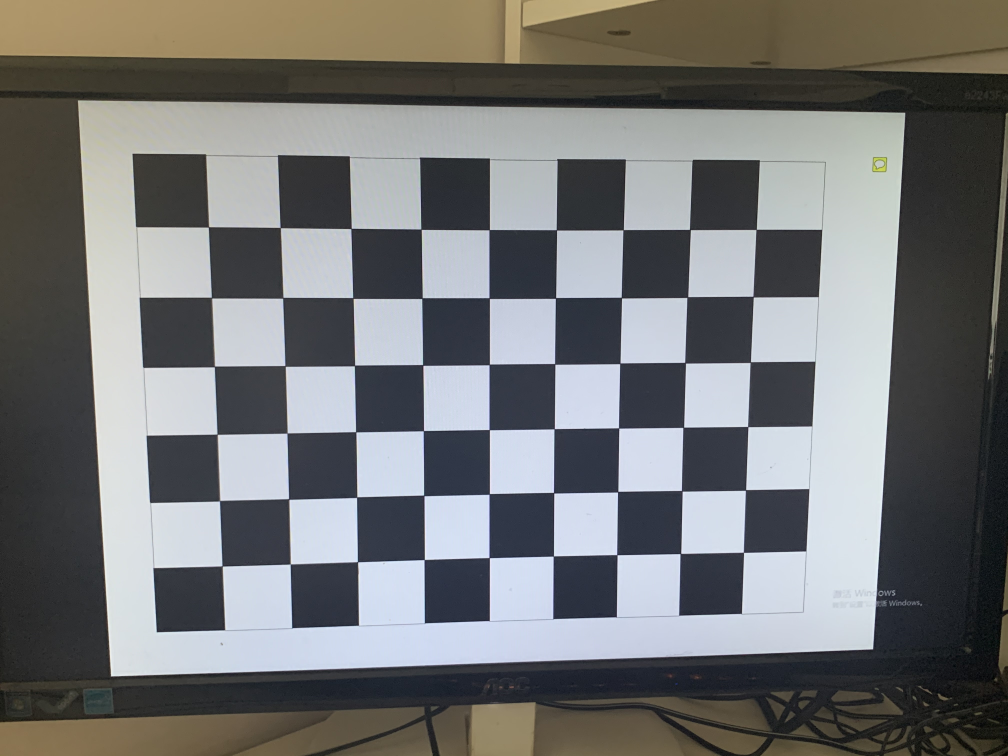
#> input picture picturesForCalibrate/001.JPG, 4032 x 3024 px (shown at 1/4 size); its folder holds only this picture in this run
$ python demo.py
#> lines starting #> are read from the running program, lines starting #| are printed output that depends on the picture
### calibrate/__init__.py
#!/usr/bin/env python
# -*- coding: utf-8 -*-

import cv2
import numpy as np


def detectCorners(image_files, nRow, nCol, sideLength):
    # 角点检测，并返回3D角点坐标、2D角点坐标和size参数

    # 设置寻找亚像素角点的参数，采用的停止准则是最大循环次数30和最大误差容限0.001
    criteria = (cv2.TERM_CRITERIA_EPS + cv2.TERM_CRITERIA_MAX_ITER, 30, 0.001)

    # 获取标定板角点的位置
    objp = np.zeros(((nCol - 1) * (nRow - 1), 3), np.float32)
    # 将世界坐标系建在标定板上
    objp[:, : 2] = (np.mgrid[0:(nCol - 1), 0:(nRow - 1)] * sideLength).T.reshape(-1, 2)

    obj_points = []  # 储存真实世界中的3D角点
    img_points = []  # 储存图像平面中的2D角点

    # 对每个图片执行角点检测，画出角点并保存至chessboard_corners文件夹中
    successfulImages = 0
    for image_file in image_files:
        image = cv2.imread(image_file)  # 读入图片
        image_gray = cv2.cvtColor(image, cv2.COLOR_BGR2GRAY)  # 将RGB图像转为灰度图像
        size = image_gray.shape[::-1]

        ret, corners = cv2.findChessboardCorners(image_gray, (9, 6), None)

        if ret:
            obj_points.append(objp)

            # 执行亚像素级角点检测
            corners_subpix = cv2.cornerSubPix(image_gray, corners, (5, 5), (-1, -1), criteria=criteria)
            img_points.append(corners_subpix)

            cv2.drawChessboardCorners(image, (nCol - 1, nRow - 1), corners, ret)
            successfulImages += 1
            cv2.imwrite(r'result\chessboard_corners\imagesWithCorners' + str(successfulImages).zfill(2) + '.jpg', image)

    return obj_points, img_points, size, successfulImages

### produceResults/__init__.py
#!/usr/bin/env python
# -*- coding: utf-8 -*-

import numpy as np
import cv2
import math
import matplotlib.pyplot as plt


def create3DSquare(cameraMatrix, distCoeffs, rvec, tvec, size=[10, 7], sideLength=32):
    # 根据calibrateCamera获得的相机参数，生成一幅3D棋盘格
    # size参数为棋盘格的尺寸，sideLength参数为棋盘格中小正方形的物理尺寸
    image = np.ones([3024, 4032], np.uint8)
    white = [255, 255, 255]
    black = [0, 0, 0]

    # 由于opencv默认的原点不是真正棋盘格的端点，故真实棋盘格的坐标要从-1开始
    objp = np.zeros(((size[0] + 1) * (size[1] + 1), 3), np.float32)
    objp[:, :2] = (np.mgrid[-1:size[0], -1:size[1]] * sideLength).T.reshape(-1, 2)

    # 棋盘格边界的世界坐标
    platePoints3D = np.array([[-2, -2, 0], [size[0], -2, 0], [size[0], size[1], 0],
                              [-2, size[1], 0]], np.float32) * sideLength

    # 将3D点反投影为2D点
    squarePoints = cv2.projectPoints(objp, rvec, tvec, cameraMatrix, distCoeffs=None)[0]
    platePoints2D = cv2.projectPoints(platePoints3D, rvec, tvec, cameraMatrix, distCoeffs=None)[0]

    platePoints = np.array(platePoints2D, np.int32)  # 棋盘格轮廓的四个顶点
    cv2.fillConvexPoly(image, platePoints, color=white)  # 画棋盘格的轮廓

    # 开始画棋盘格
    flag = -1
    for i in range(size[1]):
        flag = 0 - flag
        for j in range(size[0]):
            if flag > 0:
                color = black
            else:
                color = white

            polyTopLeft = squarePoints[i * (size[0] + 1) + j][0]  # 左上角坐标
            polyTopRight = squarePoints[i * (size[0] + 1) + j + 1][0]  # 右上角坐标
            polyDownRight = squarePoints[(i + 1) * (size[0] + 1) + j + 1][0]  # 右下角坐标
            polyDownLeft = squarePoints[(i + 1) * (size[0] + 1) + j][0]  # 左下角坐标

            points = np.array([polyTopLeft, polyTopRight, polyDownRight, polyDownLeft], np.int32)

            cv2.fillConvexPoly(image, points, color)  # 画实心四边形
            flag = 0 - flag

    image = cv2.cvtColor(image, cv2.COLOR_GRAY2BGR)

    return image


def draw3DBox(image, cameraMatrix, distCoeffs, rvec, tvec, sideLength=32, boxSide=1):
    # 在图像上画3DBox
    # BoxSide参数为所绘制的立方体边长

    # 立方体的世界坐标，每四个点构成一个面，共有六个面
    boxPoints3D = [[[0, 0, 0], [0, 1, 0], [1, 1, 0], [1, 0, 0]],
                   [[0, 0, 0], [0, 1, 0], [0, 1, -1], [0, 0, -1]],
                   [[0, 0, 0], [1, 0, 0], [1, 0, -1], [0, 0, -1]],
                   [[1, 0, 0], [1, 1, 0], [1, 1, -1], [1, 0, -1]],
                   [[0, 1, 0], [1, 1, 0], [1, 1, -1], [0, 1, -1]],
                   [[0, 0, -1], [0, 1, -1], [1, 1, -1], [1, 0, -1]]]
    boxPoints3D = np.array(boxPoints3D, np.float32) * boxSide * sideLength

    # 逐个面画Box
    for i in range(6):
        points2D_eachFace = cv2.projectPoints(boxPoints3D[i], rvec, tvec, cameraMatrix, distCoeffs=None)[0]
        points2D_eachFace = np.array(points2D_eachFace, np.int32)

        cv2.polylines(image, [points2D_eachFace], True, color=[255, 255, 0], thickness=4)


def drawAxes(image, cameraMatrix, distCoeffs, rvec, tvec, sideLength=32, axesLength=3):
    # 在图像上画3D坐标轴
    # axesLength为坐标轴长度参数

    # 各坐标系端点的坐标
    endPoints = [[[0, 0, 0], [0, 1, 0]], [[0, 0, 0], [1, 0, 0]], [[0, 0, 0], [0, 0, -1]]]
    endPoints = np.array(endPoints, np.float32) * axesLength * sideLength

    colors = [[255, 0, 0], [0, 255, 0], [0, 0, 255]]
    texts = ['X', 'Y', 'Z']

    # 画三个坐标系
    for i in range(3):
        endPoint = cv2.projectPoints(endPoints[i], rvec, tvec, cameraMatrix, distCoeffs=None)[0]
        endPoint = np.array(endPoint, np.int32)

        cv2.polylines(image, [endPoint], False, colors[i], thickness=10)
        cv2.putText(image, texts[i], tuple(endPoint[1][0]), cv2.FONT_HERSHEY_COMPLEX, 4, colors[i], 4)


def writeParamsToTXT(ret, cameraMatrix, distCoeffs, rvecs, tvecs, imageNumbers=0):
    # ret, cameraMatrix, distCoeffs, rvec, tvec为相机参数，imageNumbers是用作标定的照片数量
    if imageNumbers == 0:
        print('imageNumbers参数不能为0！')
        return

    params_file = r'result\params\params.txt'  # 带有模型参数的txt文件
    with open(params_file, 'w') as result_params:
        # 写入内参数矩阵
        result_params.writelines('Camera matrix A:\n' + str(cameraMatrix) + '\n\n')
        # 写入畸变参数
        result_params.writelines('Distortion coefficients (k1,k2,p1,p2,k3):\n' + str(distCoeffs) + '\n\n')
        for i in range(imageNumbers):
            rotation_matrix = cv2.Rodrigues(src=rvecs[i])[0]  # 将旋转向量转化为旋转矩阵
            # 写入旋转矩阵
            result_params.writelines('Rotating matrix of image#' + str(i + 1).zfill(2) + ':\n' + str(
                rotation_matrix) + '\n')
            # 写入平移向量
            result_params.writelines(
                'Translation vector of image#' + str(i + 1).zfill(2) + ':\n' + str(tvecs[i]) + '\n\n')


def analyseAccuracy(corners3D, corners2D, cameraMatrix, distCoeffs, rvec, tvec):
    # 传入一张图片的2D角点和3D角点，返回重投影角点和2D角点之间的平均欧氏距离
    if (len(corners2D) != len(corners3D)):
        # 判断两种维度的点个数是否相同
        return None
    else:
        pointsNumber = len(corners2D)
        reprojectionPoints = cv2.projectPoints(corners3D, rvec, tvec, cameraMatrix, distCoeffs)[0]

        aveEuclideanDistance = 0
        for i in range(pointsNumber):
            distance = math.sqrt(
                (reprojectionPoints[i][0][0] - corners2D[i][0][0]) ** 2 + (
                            reprojectionPoints[i][0][1] - corners2D[i][0][1]) ** 2)

            aveEuclideanDistance += distance / pointsNumber

        return aveEuclideanDistance


def plotAccracy(obj_points, img_points, cameraMatrix, distCoeffs, rvecs, tvecs):
    photoNumber = len(obj_points)

    deviation=[]
    for i in range(photoNumber):
        aveEuclideanDistance = analyseAccuracy(obj_points[i], img_points[i], cameraMatrix, distCoeffs, rvecs[i],
                                               tvecs[i])

        if aveEuclideanDistance:
            deviation.append(aveEuclideanDistance)
        else:
            print('error\n')

    photos = []
    for i in range(photoNumber):
        photos.append('P' + str(i + 1))

    plt.style.use('ggplot')
    fig=plt.figure()
    ax1=fig.add_subplot(1,1,1)

    ax1.bar(range(photoNumber),deviation,align='center',color='peru')
    ax1.xaxis.set_ticks_position('bottom')
    ax1.yaxis.set_ticks_position('left')

    plt.xticks(range(photoNumber),photos,rotation=0,fontsize='small')
    plt.xlabel('Photos')
    plt.ylabel('Average Devation')
    plt.savefig('result/analyse/devations.png',dpi=800,bbox_inches='tight')

### demo.py
#!/usr/bin/env python
# -*- coding: utf-8 -*-


import glob
# 以下为自己定义的Package
from calibrate import *
from produceResults import *


def produceResults(ret, cameraMatrix, distCoeffs, rvecs, tvecs, imageNumbers=0, sideLength=32):
    # 产生结果方法
    # 绘制出3D棋盘格，并在其上绘制坐标系和3DBox
    # 将参数写入txt文件中

    for i in range(imageNumbers):
        image = create3DSquare(cameraMatrix, distCoeffs, rvecs[i], tvecs[i], sideLength=sideLength)  # 根据每幅图的参数生成3D棋盘格
        draw3DBox(image, cameraMatrix, distCoeffs, rvecs[i], tvecs[i], sideLength)  # 在3D棋盘格上画Box
        drawAxes(image, cameraMatrix, distCoeffs, rvecs[i], tvecs[i], sideLength)

        cv2.imwrite(r'result\images\yuan_zhong_' + str(i + 1).zfill(2) + '.jpg', image)  # 写入文件

    writeParamsToTXT(ret, cameraMatrix, distCoeffs, rvecs, tvecs, imageNumbers)  # 将参数写入txt文件


def calibrate(image_files):
    # 对输入的一组图片完成角点检测和标定工作
    obj_points, img_points, size, successfulImages = detectCorners(image_files, nRow, nCol, sideLength)  # 角点检测
#> in detectCorners, image is the input picture: shape (3024, 4032, 3); mean B, G, R 117.1, 117.1, 116.1
#> in detectCorners, `image_gray = cv2.cvtColor(image, cv2.COLOR_BGR2GRAY)`:
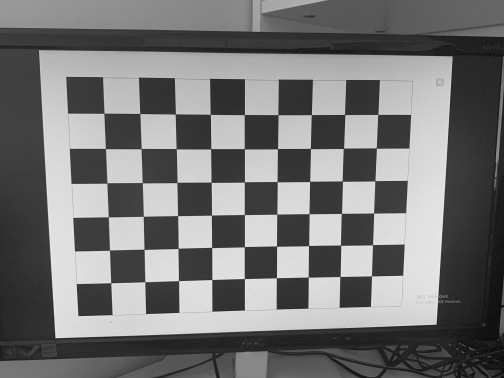
#> image_gray: shape (3024, 4032) (shown at 1/8 size); min 0, max 246, mean 116.8
#> in detectCorners, `ret, corners = cv2.findChessboardCorners(image_gray, (9, 6), None)`: ret = True; corners = 54 rows, first 8: [836.3, 908.5], [1122.2, 912], [1407, 914.5], [1685.1, 917.3], [1958.3, 920.4], [2226.4, 920.3], [2493.7, 921], [2761, 919.5]
#> in detectCorners, `corners_subpix = cv2.cornerSubPix(image_gray, corners, (5, 5), (-1, -1..`: corners_subpix = 54 rows, first 8: [835.6, 909.2], [1122.7, 912.2], [1405.8, 915.3], [1685.7, 918.1], [1958.3, 920.3], [2227.1, 921], [2494.1, 920.9], [2761.2, 919.8]
#> obj_points = 1 item; img_points = 1 item; size = (4032, 3024); successfulImages = 1
    ret, mtx, dist, rvecs, tvecs = cv2.calibrateCamera(obj_points, img_points, size, None, None)  # 标定
#> ret = 0.54; mtx = [[3805.9, 0, 2067], [0, 3816.6, 1490.2], [0, 0, 1]]; dist = [[0.383, -2.84, -0.000344, 0.00358, 8.04]]; rvecs = ([0.143, -0.0921, -0.0023],); tvecs = ([-140.3, -65.9, 440.5],)

    return ret, mtx, dist, rvecs, tvecs, successfulImages,obj_points,img_points


if __name__ == '__main__':
    # 所用相机：iphone XR
    # 所用的棋盘格规格为10x7
    # 棋盘格来源：http://cvrs.whu.edu.cn/courses/ComputerVision2015/camera-calibration-checker-board_9x7.pdf
    nRow = 7
    nCol = 10
    sideLength = 32  # 棋盘格方块在真实世界的尺寸，单位为mm

    # 载入所有图片路径
    image_files = glob.glob(r'picturesForCalibrate\*.jpg')
    imageNumbers = len(image_files)

    print('Start to process input images...')
    ret, mtx, dist, rvecs, tvecs, successfulImages,objPoints,imgPoints = calibrate(image_files)  # 图片处理
#> ret = 0.54; dist = [[0.383, -2.84, -0.000344, 0.00358, 8.04]]; rvecs = ([0.143, -0.0921, -0.0023],); tvecs = ([-140.3, -65.9, 440.5],); successfulImages = 1; objPoints = 1 item; imgPoints = 1 item
    print('{} images are processeed successfully, {} fail.'.format(successfulImages, imageNumbers - successfulImages))
#| 1 images are processeed successfully, 0 fail.
    print('-------------------------------------')
    plotAccracy(objPoints,imgPoints,mtx,dist,rvecs,tvecs)
#> in plotAccracy, `photoNumber = len(obj_points)`: photoNumber = 1
#> the loop in plotAccracy, `for i in range(photoNumber):` made 1 pass
#> after the loop in plotAccracy, `for i in range(photoNumber):`: deviation = [0.489]
#> in plotAccracy, `plt.savefig('result/analyse/devations.png',dpi=800,bbox_inches='tight')`:
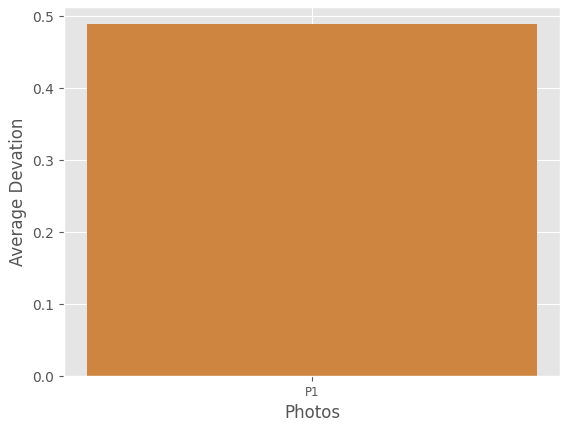
#> figure drawn by matplotlib, 1 panel

    print('Start to generate 3D results...')
    produceResults(ret, mtx, dist, rvecs, tvecs, successfulImages, sideLength)  # 结果输出
#> the loop in produceResults, `for i in range(imageNumbers):` made 1 pass
#> platePoints in create3DSquare on pass 1: [[244, 336], [3542, 395], [3412, 2653], [394, 2769]]
#> pass 1, in create3DSquare, `image = cv2.cvtColor(image, cv2.COLOR_GRAY2BGR)`:
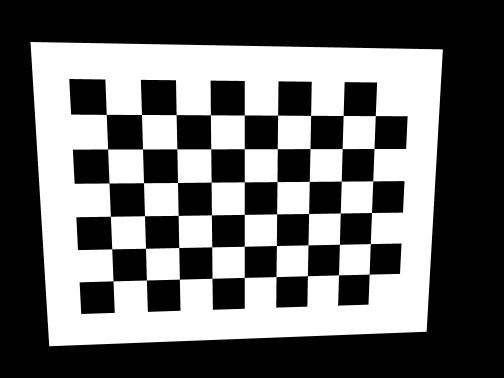
#> image: shape (3024, 4032, 3) (shown at 1/8 size); min 0, max 255, mean 105.2
#> pass 1, in produceResults, `cv2.imwrite(r'result\images\yuan_zhong_' + str(i + 1).zfill(2) + '.jpg..`:
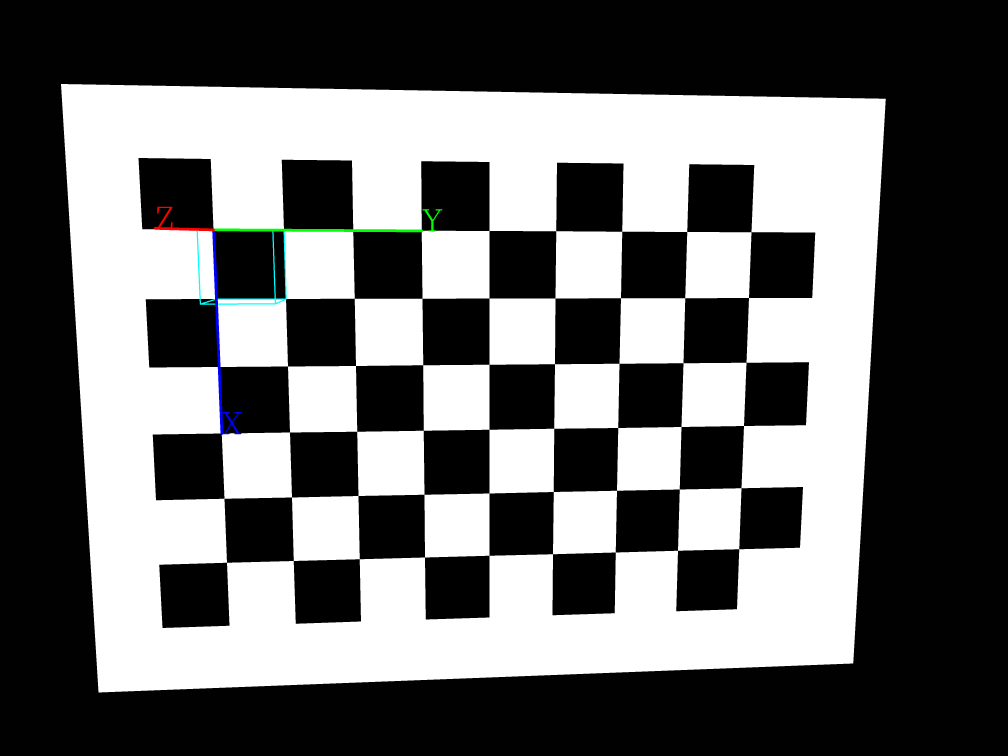
#> saved as yuan_zhong_01.jpg: shape (3024, 4032, 3) (shown at 1/4 size); mean B, G, R 105.3, 105.3, 105
    print('Results are created successfully!')

$ run again, on picturesForCalibrate/005.JPG
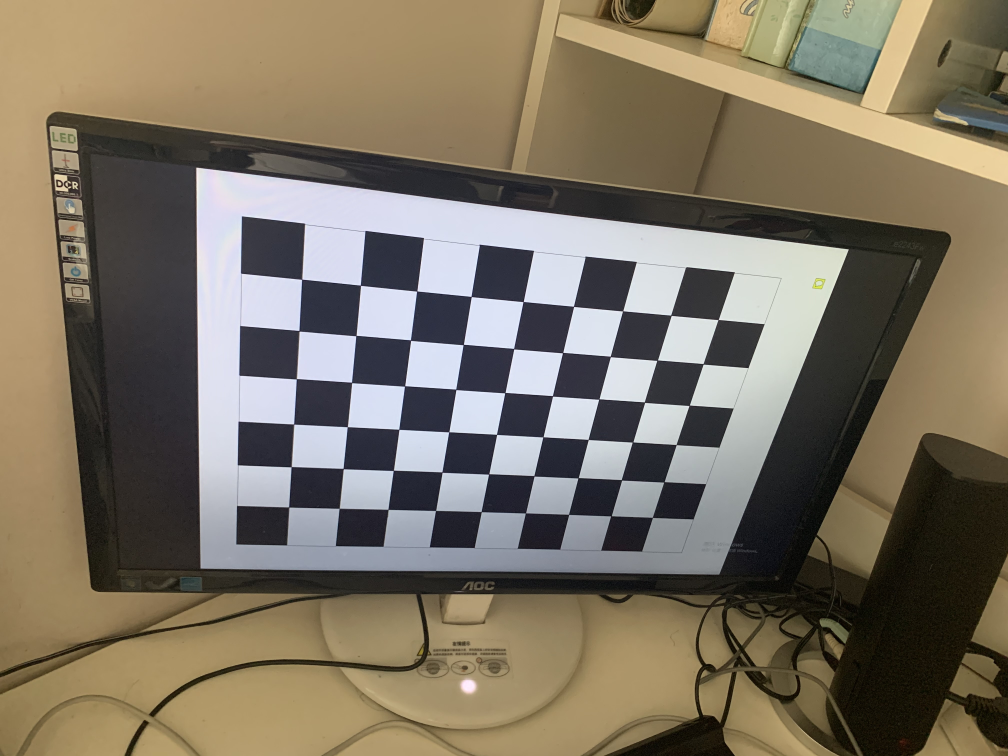
#> input picture picturesForCalibrate/005.JPG, 4032 x 3024 px (shown at 1/4 size)
#> in detectCorners, image is the input picture: shape (3024, 4032, 3); mean B, G, R 98.9, 115.2, 124.5
#> in detectCorners, `ret, corners = cv2.findChessboardCorners(image_gray, (9, 6), None)`: ret = True; corners = 54 rows, first 8: [1208.7, 1118.1], [1443.5, 1143], [1668.8, 1165], [1886.2, 1187.8], [2094.1, 1207.7], [2295.7, 1227.1], [2492.2, 1245.1], [2686, 1263.2]
#> corners_subpix = 54 rows, first 8: [1208.4, 1118.4], [1443.4, 1142.7], [1668.6, 1165.5], [1886.2, 1187.6], [2094.2, 1207.7], [2295.5, 1226.9], [2492.1, 1245], [2685.4, 1262.6]
#> in calibrate, `obj_points, img_points, size, successfulImages = detectCorners(image_f..`: obj_points = 1 item; size = (4032, 3024); successfulImages = 1
#> in calibrate, `ret, mtx, dist, rvecs, tvecs = cv2.calibrateCamera(obj_points, img_poi..`: ret = 0.414; mtx = [[3138, 0, 2103.7], [0, 3187.2, 1475.5], [0, 0, 1]]; dist = [[0.365, -2.77, -0.0013, 0.00638, 9.32]]; rvecs = ([0.515, -0.226, 0.136],); tvecs = ([-125.2, -49.01, 444],)
#> `ret, mtx, dist, rvecs, tvecs, successfulImages,objPoints,imgPoints = c..`: ret = 0.414; dist = [[0.365, -2.77, -0.0013, 0.00638, 9.32]]; rvecs = ([0.515, -0.226, 0.136],); tvecs = ([-125.2, -49.01, 444],); successfulImages = 1; objPoints = 1 item
#| 1 images are processeed successfully, 0 fail.
#> photoNumber = 1
#> the loop in plotAccracy, `for i in range(photoNumber):` made 1 pass
#> after the loop in plotAccracy, `for i in range(photoNumber):`: deviation = [0.371]
#> in plotAccracy, `plt.savefig('result/analyse/devations.png',dpi=800,bbox_inches='tight')`:
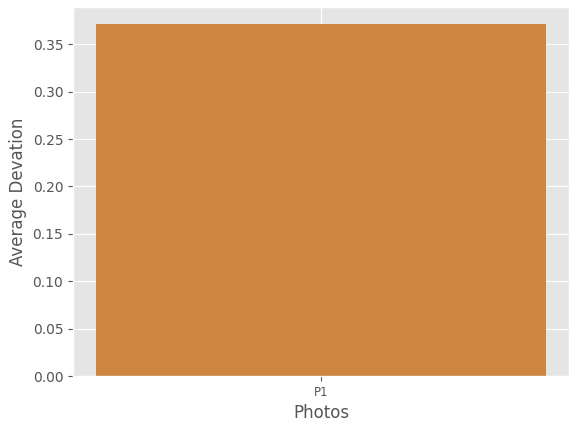
#> figure drawn by matplotlib, 1 panel
#> the loop in produceResults, `for i in range(imageNumbers):` made 1 pass
#> platePoints in create3DSquare on pass 1: [[722, 604], [3350, 950], [2815, 2322], [760, 2308]]
#> pass 1, in produceResults, `cv2.imwrite(r'result\images\yuan_zhong_' + str(i + 1).zfill(2) + '.jpg..`:
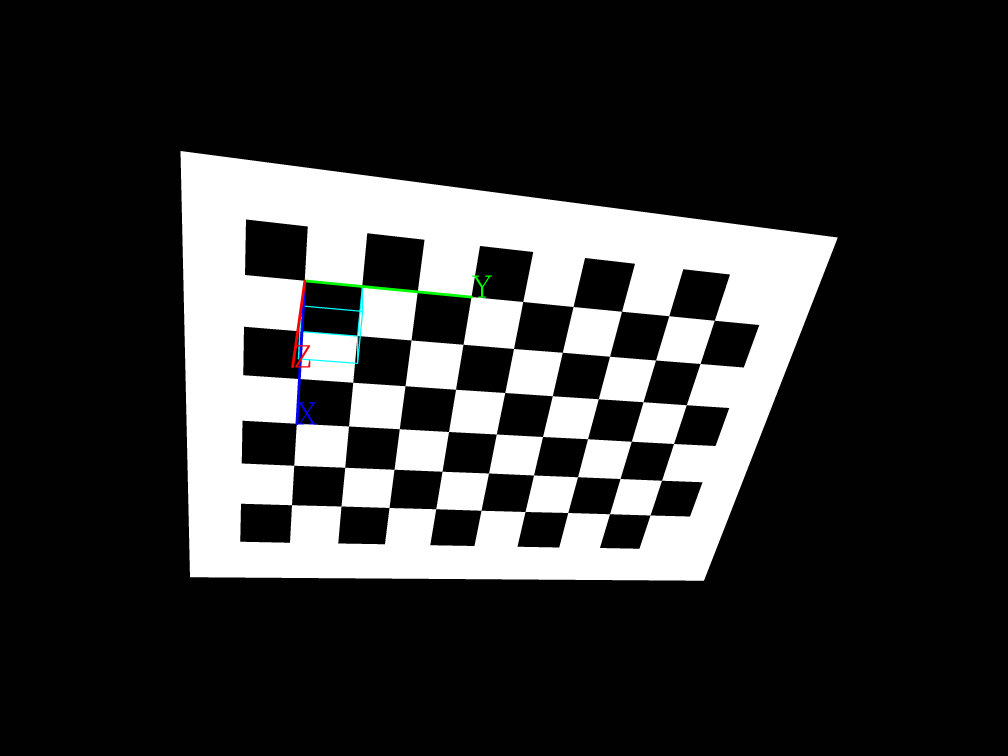
#> saved as yuan_zhong_01.jpg: shape (3024, 4032, 3) (shown at 1/4 size); mean B, G, R 52.7, 52.8, 52.5
